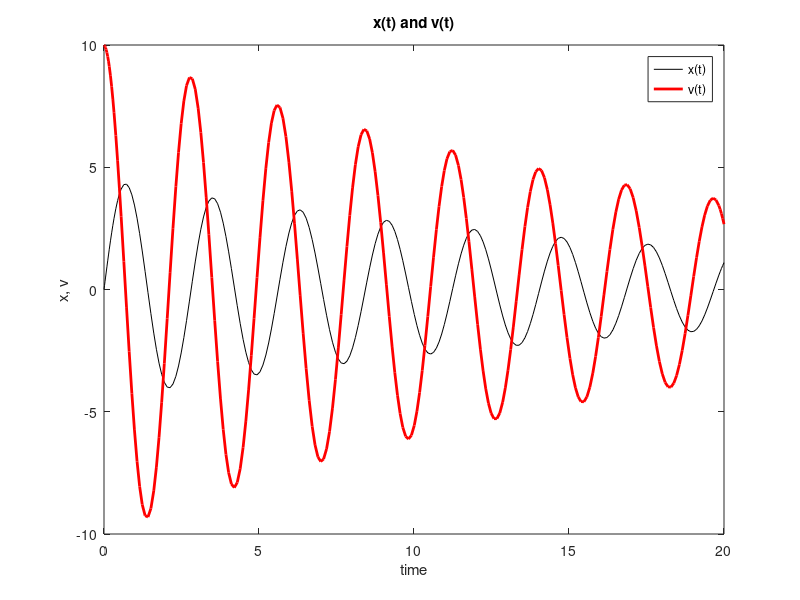

The MATLAB source for this figure:
% SHo with dumping
% k = 5; 
% m = 1;
% a = 0.1;
forcefun = @(t) 0;

odefun = @(t,x,k,m,a,ft) [x(2);-a/m*x(2)-k/m*x(1)+ft(t)/m];

k = 5; m = 1; a=0.1;
tspan = [0 20];
x0 = [0;10];
[T,Y] = ode45(@(t,x) odefun(t,x,k,m,a,forcefun),tspan, x0);

xt = Y(:,1); vt = Y(:,2);
figure;
  plot(T,xt,'k-',T,vt,'r-','LineWidth',2);
  xlabel('time');
  ylabel('x, v');
  title('x(t) and v(t)');
  legend('x(t)','v(t)','location','best');
  
